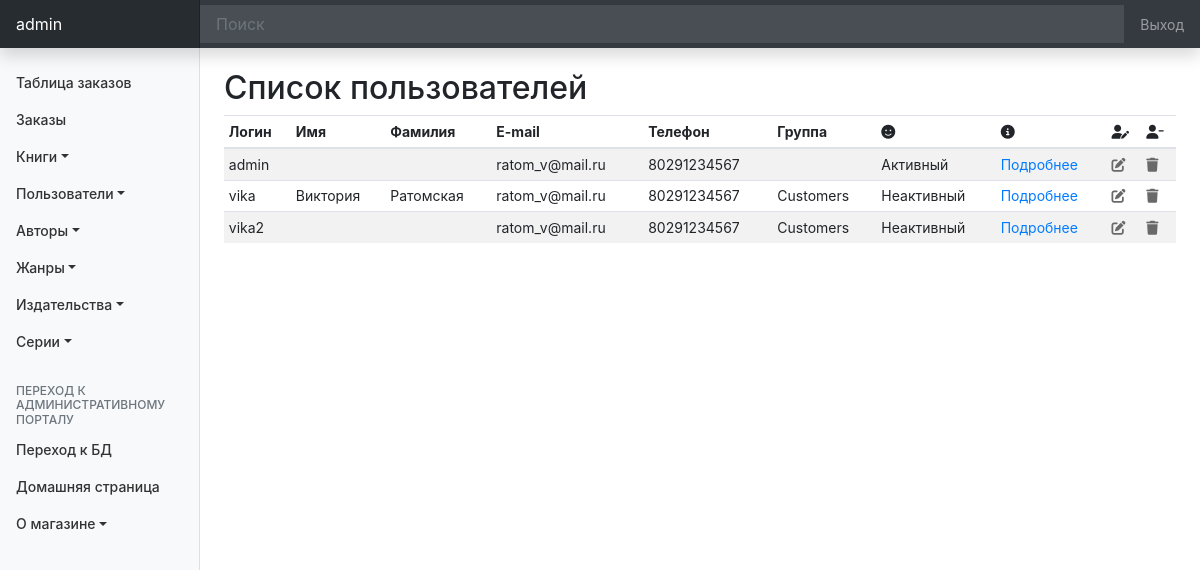
Page /customer/list/ (signed in) on the committed database.
### customers/models.py (models this page shows, shortened)
class Customer(models.Model):
    user = models.OneToOneField(
        User,
        on_delete=models.PROTECT,
    )
    code_phone = models.SmallIntegerField(
        verbose_name='Код номера',
        choices=((8029, '(029)'),(8033, '(033)'),(8044, '(044)'),(8017, '(017)')),
    )
    phone = models.PositiveIntegerField(
        verbose_name='Телефон',
        help_text='7 цифр',
    )
    country = models.CharField(
        verbose_name='Страна',
        max_length= 100,
        null=True,
        blank=True,
    )
    city = models.CharField(
        verbose_name='Город',
        max_length= 100,
        null=True,
        blank=True,
    )
    index = models.PositiveSmallIntegerField(
        verbose_name='Почтовый индекс',
        null=True,
        blank=True,
    )
    address_1 = models.CharField(
        verbose_name='Адрес 1',
        max_length= 200,
        null=True,
        blank=True,
    )
    address_2 = models.CharField(
        verbose_name='Адрес 2',
        max_length= 200,
        null=True,
        blank=True,
    )
    group = models.OneToOneField(
        Group,
        verbose_name='Группа',
        on_delete=models.PROTECT,
        null=True,
        blank=True,
    )
    class Meta:
        ordering = ['user']
        verbose_name = 'Пользователь'
        verbose_name_plural = 'Пользователи'

### customers/views.py (the view)
# urls.py: path('list/', CustomerList.as_view(), name='list'),
class CustomerList(LoginRequiredMixin, ListView):
    template_name = 'customer/list_customer.html'
    model = Customer
    form_class = CustomerForm
    paginate_by = 20

### customers/templates/customer/list_customer.html (shortened to what this page needs)
{% extends 'base_admin.html' %}
{% block body %}
    {% include "top_menu_admin.html" %}
    <br>
    <h2 id="list-customer">Список пользователей</h2>
    <div class="table-responsive">
        <table class="table table-striped table-sm">
            <thead>
                <tr>
                <th>Логин</th>
                <th>Имя</th>
                <th>Фамилия</th>
                <th>E-mail</th>
                <th>Телефон</th>
                <th>Группа</th>
                <th><i class="fas fa-smile"></i></th>
                <th><i class="fas fa-info-circle"></i></th>
                <th><i class="fas fa-user-edit"></i></th>
                <th><i class="fas fa-user-minus"></i></th>
                </tr>
            </thead>
            <tbody>
                {% for customer in object_list %}
                    <tr>
                        <td>{{ customer.user.username }}</td>
                        <td>{{ customer.user.first_name }}</td>
                        <td>{{ customer.user.last_name }}</td>
                        <td>{{ customer.user.email }}</td>
                        <td>{{ customer.code_phone }}{{ customer.phone }}</td>
                        <td>
                            {% if customer.user.groups.all|length == 1 %}
                                {{ customer.user.groups.all.0.name }}
                            {% else %}
                                {% for group in customer.user.groups.all %}
                                    {{ group.name }}
                                {% endfor %}
                            {% endif %}
                        </td>
                        <td>
                            {% if customer.user.is_active %}
                                Активный
                            {% else %}
                                Неактивный
                            {% endif %}
                        </td>
                        <td><a href="{% url 'customer:detail' customer.pk %}" title="подробнее">Подробнее</a></td>
                        <td><a href="{% url 'customer:updatemainadmin' customer.pk %}" title="редактировать"><i style="color:#696969" class="fas fa-edit"></i></a></td>
                        <td><a href="{% url 'customer:delete' customer.pk %}" title="удалить"><i style="color:#696969" class="fas fa-trash"></i></a></td>
                    </tr>
                {% endfor %}
            </tbody>
        </table>
        <br>
    </div>
{% endblock body %}

### templates/base_admin.html (shortened to what this page needs)
{% load static %}
<!doctype html>
<html lang="en">
    <head>
        <link rel="stylesheet" href="https://stackpath.bootstrapcdn.com/bootstrap/4.5.0/css/bootstrap.min.css">
        <link href="{% static 'css/dashboard.css' %}" rel="stylesheet">
    </head>
    <body>
        <nav class="navbar navbar-dark sticky-top bg-dark flex-md-nowrap p-0 shadow">
            {% if user.get_full_name %}
                <a class="navbar-brand col-md-3 col-lg-2 mr-0 px-3" href="{% url 'customer:detail' user.pk %}">{{ user.get_full_name }}</a>
            {% else %}
                <a class="navbar-brand col-md-3 col-lg-2 mr-0 px-3" href="{% url 'customer:detail' user.pk %}">{{ user.get_username }}</a>
            {% endif %}
            <input class="form-control form-control-dark w-100" type="text" placeholder="Поиск" aria-label="Поиск">
            <ul class="navbar-nav px-3">
                <li class="nav-item text-nowrap">
                    <a class="nav-link" href="{% url 'log_out' %}">Выход</a>
                </li>
            </ul>
        </nav>
        <main role="main" class="col-md-9 ml-sm-auto col-lg-10 px-md-4">
                {% block body %}
                {% endblock body %}
        </main>
    </body>
</html>

### static/css/dashboard.css (style rules this page uses)
body { font-size: .875rem; }
.navbar-brand { padding-top: .75rem; padding-bottom: .75rem; font-size: 1rem; background-color: rgba(0, 0, 0, .25); box-shadow: inset -1px 0 0 rgba(0, 0, 0, .25); }
.navbar .form-control { padding: .75rem 1rem; border-width: 0; border-radius: 0; }
.form-control-dark { color: #fff; background-color: rgba(255, 255, 255, .1); border-color: rgba(255, 255, 255, .1); }

### rows in the picture
Customer: user.username "admin", user.email "ratom_v@mail.ru", code_phone "8029", phone "1234567", shows "Активный"
Customer: user.username "vika", user.first_name "Виктория", user.last_name "Ратомская", user.email "ratom_v@mail.ru", code_phone "8029", phone "1234567", user.groups.all.0.name "Customers", shows "Неактивный"
Customer: user.username "vika2", user.email "ratom_v@mail.ru", code_phone "8029", phone "1234567", user.groups.all.0.name "Customers", shows "Неактивный"

### other values in the picture
{{ user.get_username }} "admin"
